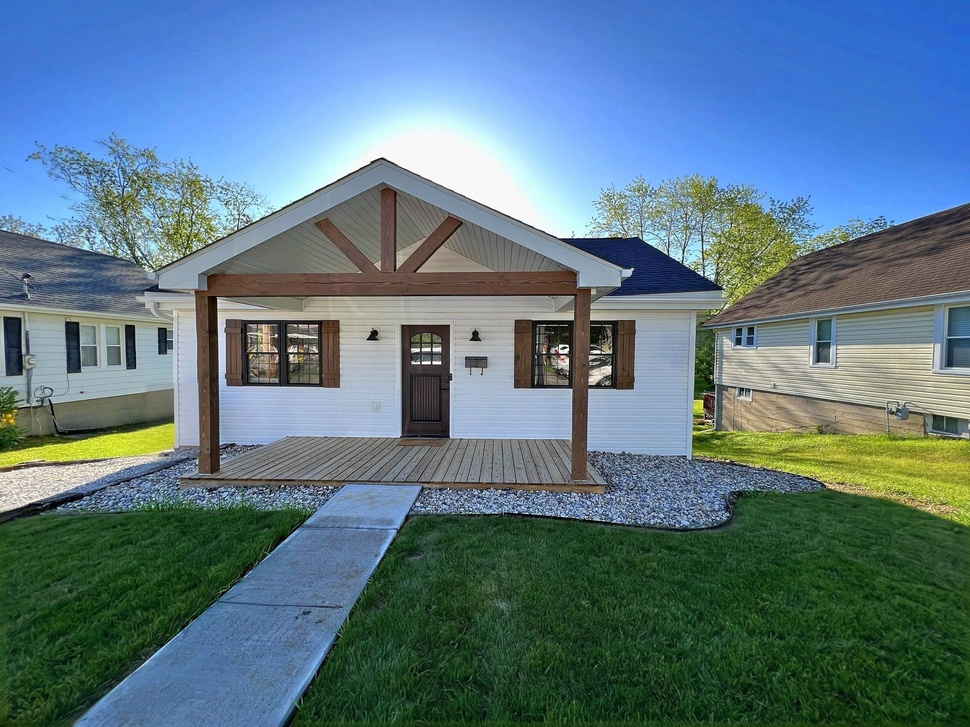
#> input picture photos/airbnb-upload/01-house.jpg, 970 x 727 px, shrunk from 2560 x 1920 before the run
$ python -i light4.py   (imports and definitions only)
#> lines starting #> are read from the running program, lines starting #| are printed output that depends on the picture; after the words box and inside, x2 and y2 are one past the last pixel; in counts of white or black regions, pixels touching at a corner belong together
#> further down, picture is the input picture: shape (727, 970, 3); mean B, G, R 131.5, 119.1, 91.8
import cv2, numpy as np
def light4(img, target=0.64, shadows=0.5, knee=0.78, vibrance=0.18, **_):
    """Brightening that keeps colour strength: scale R,G,B by the same factor (no washed-out colours),
    lift shadows locally, and compress highlights early so windows keep detail."""
#> called with target = 0.64, shadows = 0.5, knee = 0.78, vibrance = 0.18
    f=img.astype(np.float32)/255
    Y=0.114*f[...,0]+0.587*f[...,1]+0.299*f[...,2]
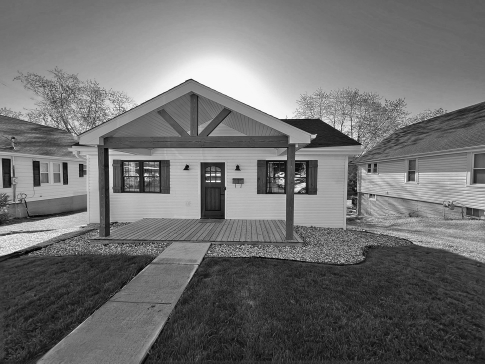
#> Y: shape (727, 970) float32 (shown at 1/2 size); min 0, max 1, mean 0.441
    med=float(np.median(Y)); g=np.clip(np.log(target)/np.log(max(med,1e-3)),0.65,1.0)
#> after `med = float(np.median(Y))`: med = 0.442
#> after `g = np.clip(np.log(target) / np.log(max(med, 0.001)), 0.65, 1.0)`: g = 0.65
    Y2=Y**g
    base=cv2.GaussianBlur(Y2,(0,0),25)
    Y2=Y2+shadows*(1-Y2)*np.clip(0.5-base,0,0.5)/0.5*np.sqrt(Y2)
    over=Y2>knee; Y2[over]=knee+(1-knee)*np.tanh((Y2[over]-knee)/(1-knee))       # soft roll-off: windows keep texture
#> after `over = Y2 > knee`:
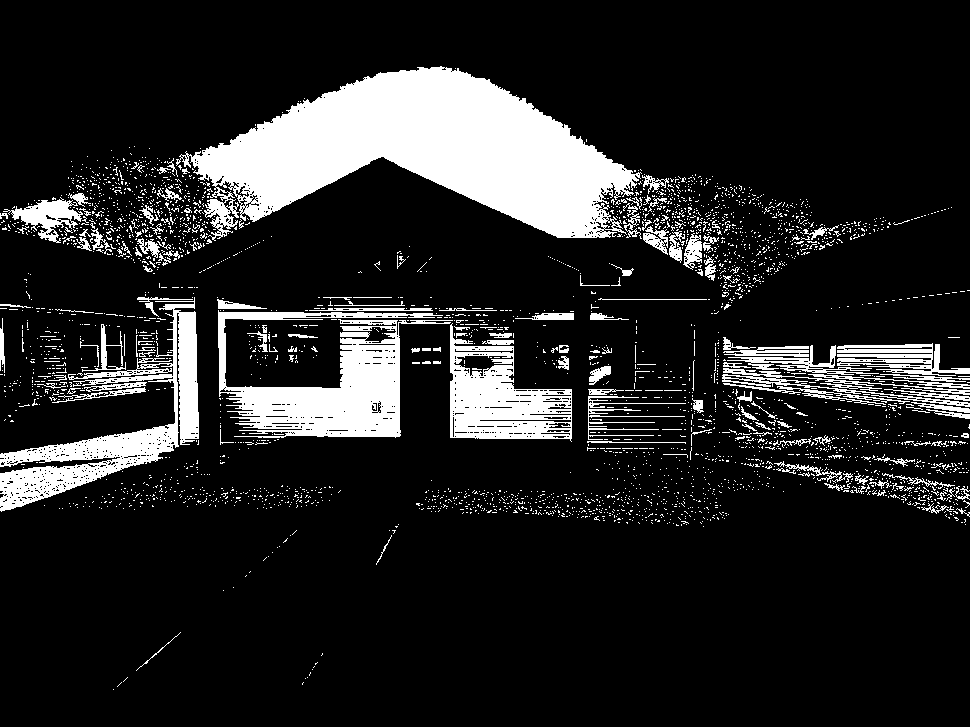
#> over: shape (727, 970) bool; 14.3% white; 3303 white regions (3146 under 20 px), largest, box (x1, y1, x2, y2) and area: (176, 66, 642, 241) 41112, (218, 310, 453, 438) 12787, (0, 297, 199, 512) 10678
    # local highlight recovery: where the neighbourhood is very bright (windows), bring some local contrast back
    bb=cv2.GaussianBlur(Y2,(0,0),8); w=np.clip((bb-0.82)/0.1,0,1)
    Y2=Y2+w*0.6*(Y2-bb)-w*0.05
    Yn=np.clip(Y2,0,1)[...,None]
    ratio=(Yn[...,0]/np.maximum(Y,1e-3))[...,None]
    # colour (chroma) scales with the brightening, but capped so dark shadows do not turn into neon colour noise
    chroma=cv2.GaussianBlur(f-Y[...,None],(0,0),1.2)
    out=Yn+chroma*np.minimum(ratio,1.35)
    # if a channel would clip, shrink towards luminance instead of clipping (keeps hue)
    mx=out.max(2,keepdims=True)
    k=np.where(mx>1,(1-Yn)/np.maximum(mx-Yn,1e-4),1.0); out=Yn+(out-Yn)*k
#> after `k = np.where(mx > 1, (1 - Yn) / np.maximum(mx - Yn, 0.0001), 1.0)`:
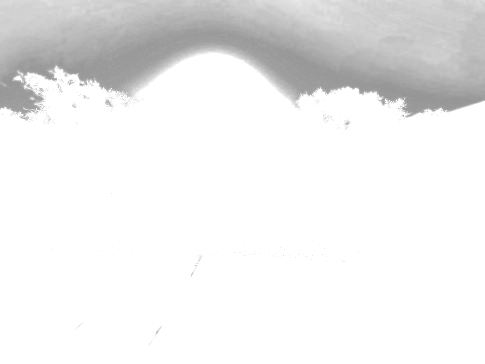
#> k: shape (727, 970, 1) float32 (shown at 1/2 size); min 0.553, max 1, mean 0.932
    out=(np.clip(out,0,1)*255).astype(np.uint8)
    hsv=cv2.cvtColor(out,cv2.COLOR_BGR2HSV).astype(np.float32); s=hsv[...,1]/255
#> after `hsv = cv2.cvtColor(out, cv2.COLOR_BGR2HSV).astype(np.float32)`:
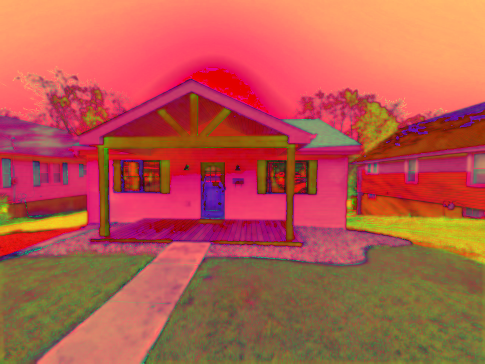
#> hsv: shape (727, 970, 3) float32 (shown at 1/2 size); mean of channels 0, 1, 2 77.7, 89.5, 183.5; drawn as B, G, R
#> after `s = hsv[..., 1] / 255`:
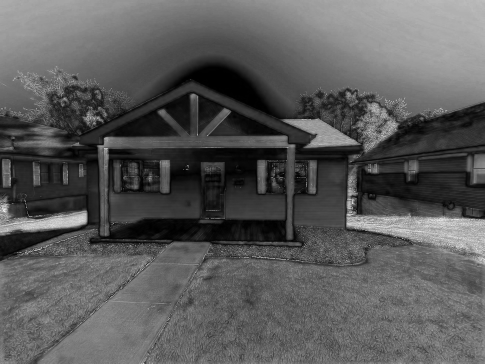
#> s: shape (727, 970) float32 (shown at 1/2 size); min 0, max 1, mean 0.351
    hsv[...,1]=np.clip((s+vibrance*s*(1-s))*255,0,255)
    out=cv2.cvtColor(hsv.astype(np.uint8),cv2.COLOR_HSV2BGR)
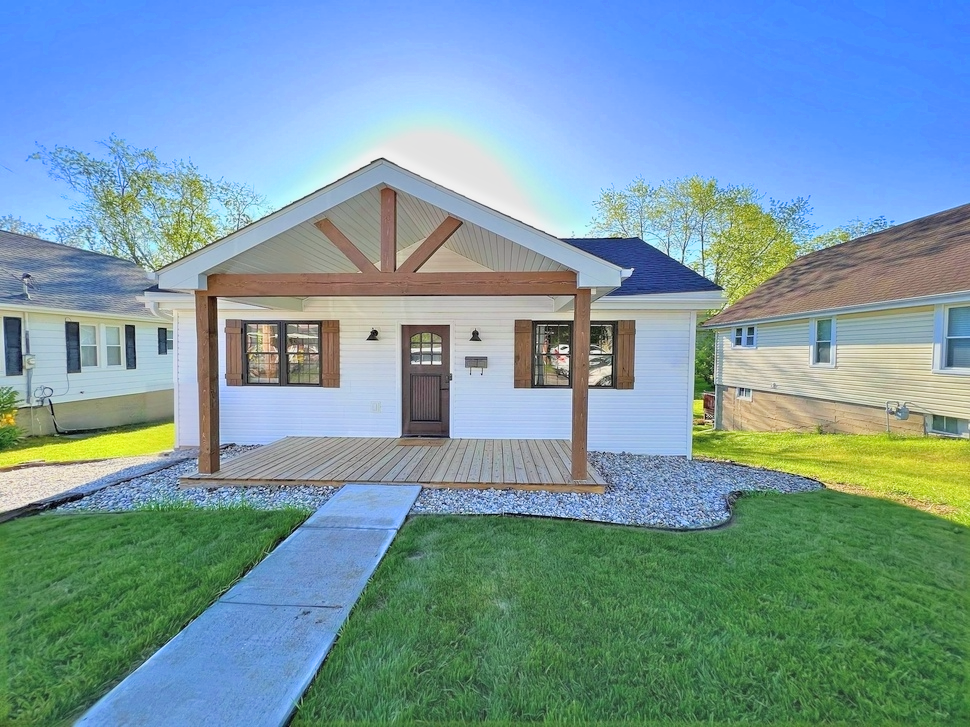
#> out: shape (727, 970, 3); mean B, G, R 161.5, 152.8, 119.7
    blur=cv2.GaussianBlur(out,(0,0),1.6); return cv2.addWeighted(out,1.25,blur,-0.25,0)

>>> import cv2
>>> picture = cv2.imread('../airbnb-upload/01-house.jpg')
>>> result = light4(picture)

$ run again, on photos/airbnb-upload/02-bedroom-desk.jpg
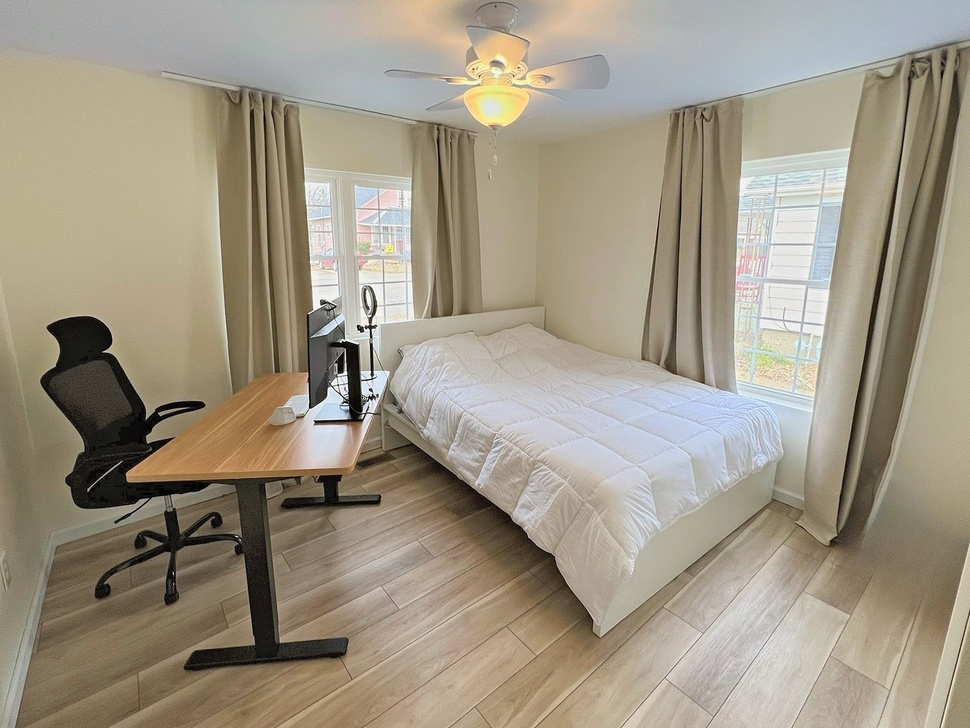
#> input picture photos/airbnb-upload/02-bedroom-desk.jpg, 970 x 728 px, shrunk from 1753 x 1315 before the run
#> picture is the input picture: shape (728, 970, 3); mean B, G, R 133.4, 150.5, 159.4
#> med = 0.634
#> g = 0.979
#> in light4, `over = Y2 > knee`:
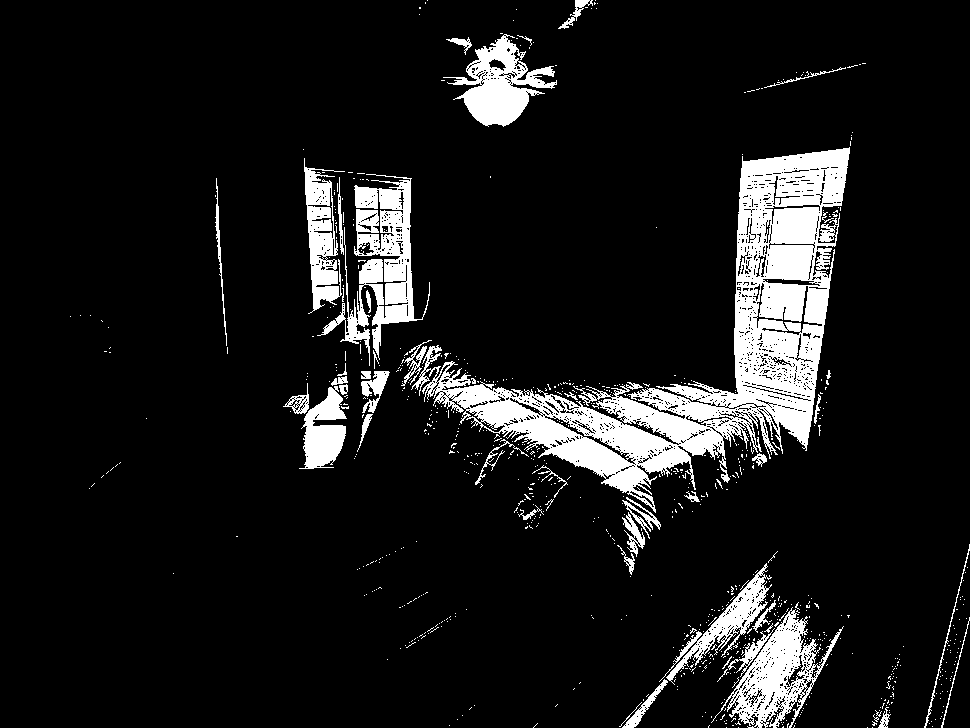
#> over: shape (728, 970) bool; 10.2% white; 805 white regions (758 under 20 px), largest, box (x1, y1, x2, y2) and area: (411, 147, 850, 513) 39404, (317, 174, 430, 366) 7099, (711, 607, 844, 728) 5212
#> in light4, `s = hsv[..., 1] / 255`:
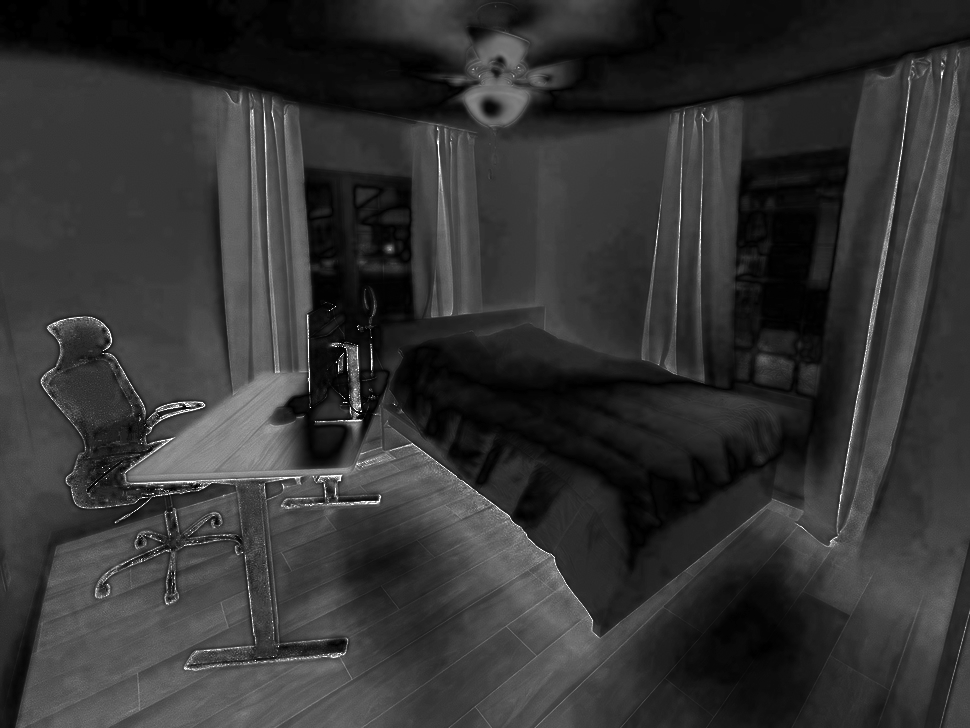
#> s: shape (728, 970) float32; min 0, max 1, mean 0.203

$ run again, on photos/airbnb-upload/03-desk-closeup.jpg
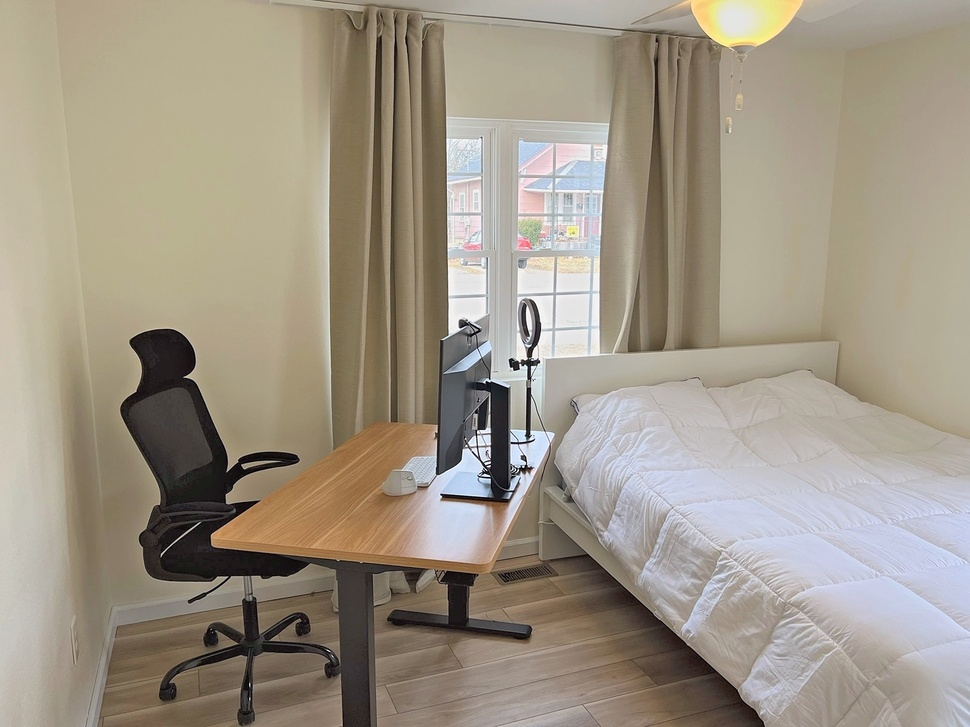
#> input picture photos/airbnb-upload/03-desk-closeup.jpg, 970 x 727 px, shrunk from 1895 x 1421 before the run
#> picture is the input picture: shape (727, 970, 3); mean B, G, R 134.5, 149.6, 158.9
#> med = 0.634
#> g = 0.981
#> in light4, `over = Y2 > knee`:
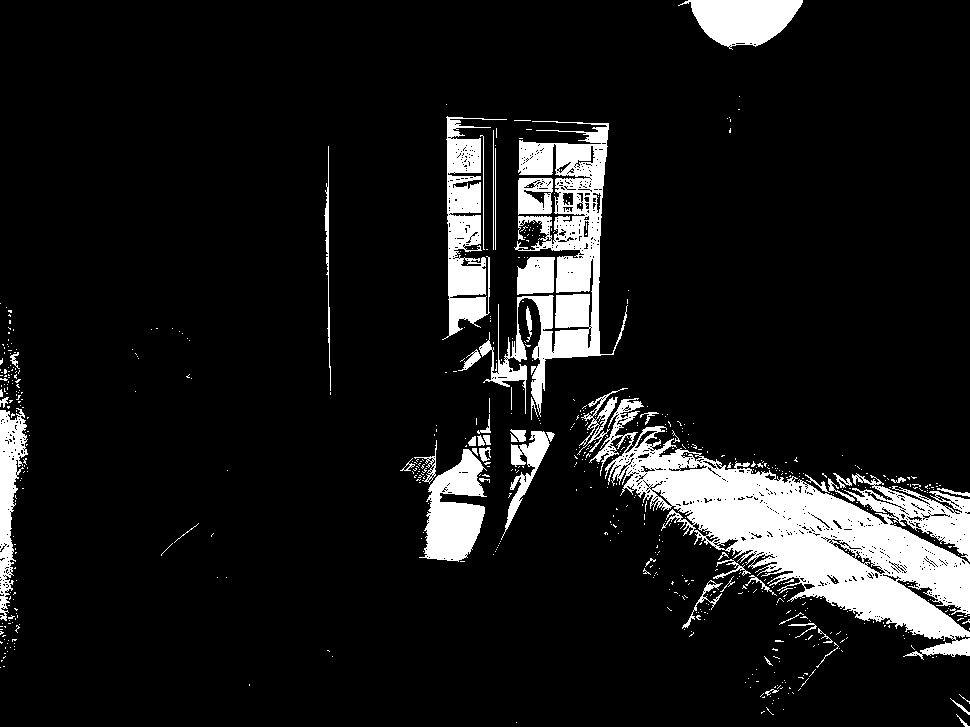
#> over: shape (727, 970) bool; 10.4% white; 655 white regions (601 under 20 px), largest, box (x1, y1, x2, y2) and area: (589, 398, 970, 660) 33417, (479, 121, 628, 417) 13138, (442, 116, 507, 340) 6081
#> in light4, `s = hsv[..., 1] / 255`:
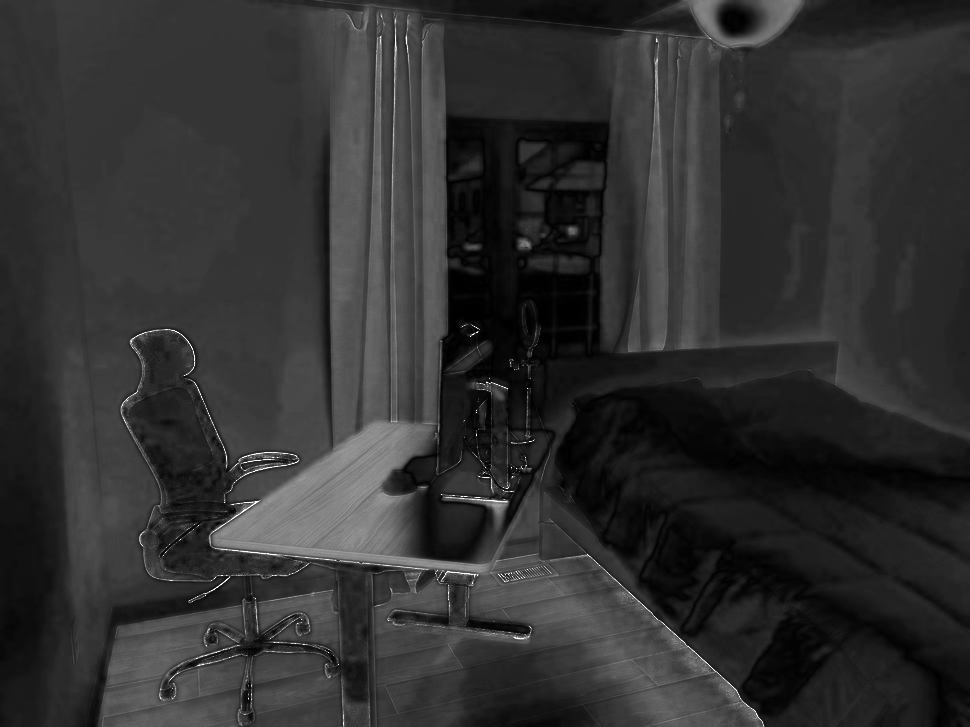
#> s: shape (727, 970) float32; min 0, max 1, mean 0.19
